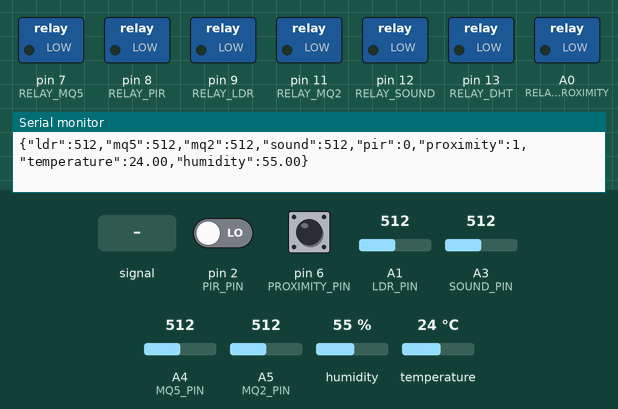
The sketch below on a simulated Arduino Uno, built with avr-gcc and run on an emulated ATmega328P. Shown: switched loads named in the sketch (green lamp = pin HIGH), the last lines printed to the serial monitor. The test bench sets the inputs (shaded band); at power-on: temperature 24 °C, A1 (LDR_PIN) = 512, A4 (MQ5_PIN) = 512, pin 2 (PIR_PIN) LOW, pin 6 (PROXIMITY_PIN) HIGH, A3 (SOUND_PIN) = 512, A5 (MQ2_PIN) = 512, humidity 55 %.

Above: at 2.8 s.
2.9 s: A3 (SOUND_PIN) fed a 200 Hz sine of ±255 counts around its level
At 6.8 s:
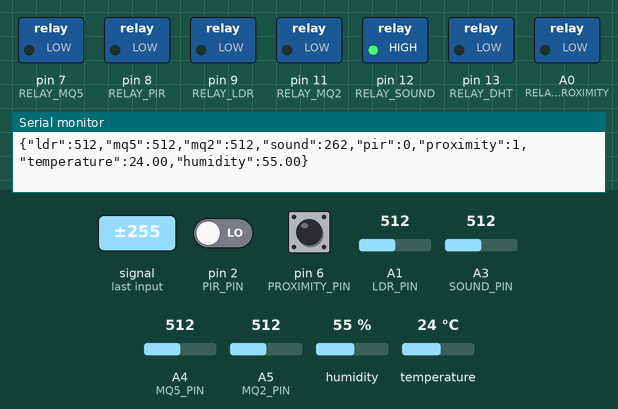
7.7 s: temperature set to 29 °C
11.8 s: temperature set to 32 °C
At 13.6 s:
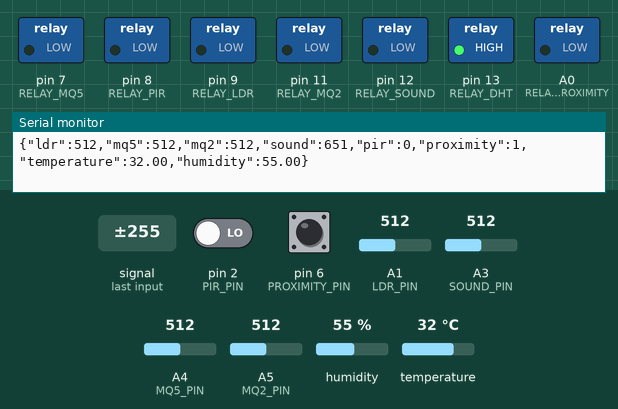
14.6 s: A1 (LDR_PIN) set to 214
20.7 s: A1 (LDR_PIN) set to 182
At 23.5 s:
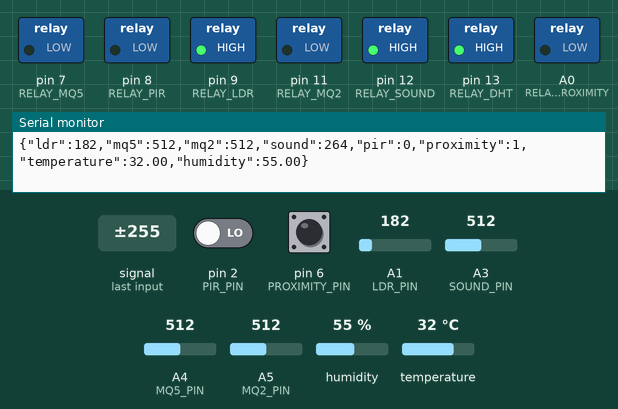
24.2 s: A4 (MQ5_PIN) set to 307
28.3 s: A4 (MQ5_PIN) set to 290
At 30.3 s:
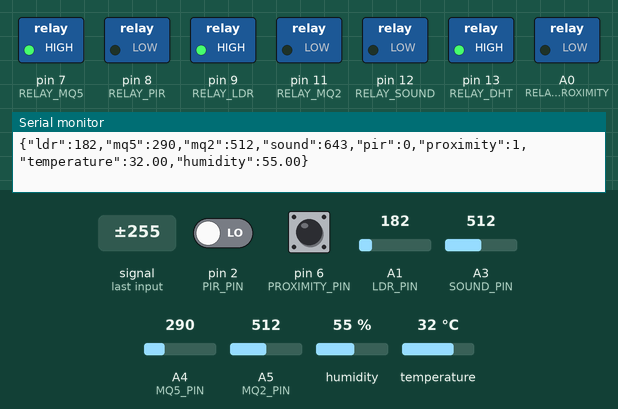
Timing chart, 0 to 57.2 s (numbered marks = the images above; inputs shaded):
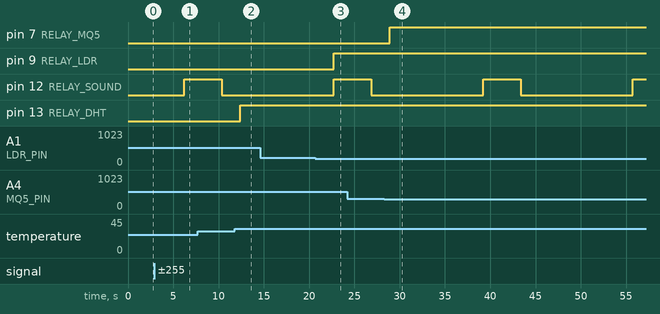

The sketch:

sketch_mar22b.ino.ino
```cpp
#include <DHT.h>

// Sensor Pins
#define DHTPIN 4
#define LDR_PIN A1
#define MQ5_PIN A4
#define MQ2_PIN A5
#define SOUND_PIN A3
#define PIR_PIN 2
#define PROXIMITY_PIN 6

// Relay Pins
#define RELAY_LDR 9
#define RELAY_MQ5 7
#define RELAY_MQ2 11
#define RELAY_DHT 13
#define RELAY_SOUND 12
#define RELAY_PIR 8
#define RELAY_PROXIMITY A0

// Sensor Thresholds
const int LDR_THRESHOLD = 200;
const int MQ5_THRESHOLD = 300;
const int MQ2_THRESHOLD = 300;
const int SOUND_THRESHOLD = 300;
const float TEMP_THRESHOLD = 30.0; // Temperature in Celsius

DHT dht(DHTPIN, DHT11); // Initialize DHT sensor for temperature and humidity

void setup() {
  Serial.begin(9600);
  dht.begin();

  // Initialize sensor pins
  pinMode(LDR_PIN, INPUT);
  pinMode(MQ5_PIN, INPUT);
  pinMode(MQ2_PIN, INPUT);
  pinMode(SOUND_PIN, INPUT);
  pinMode(PIR_PIN, INPUT);
  pinMode(PROXIMITY_PIN, INPUT);

  // Initialize relay pins
  pinMode(RELAY_LDR, OUTPUT);
  pinMode(RELAY_MQ5, OUTPUT);
  pinMode(RELAY_MQ2, OUTPUT);
  pinMode(RELAY_DHT, OUTPUT);
  pinMode(RELAY_SOUND, OUTPUT);
  pinMode(RELAY_PIR, OUTPUT);
  pinMode(RELAY_PROXIMITY, OUTPUT);
}

void loop() {
  // Read sensor values
  int ldrValue = analogRead(LDR_PIN);
  int mq5Value = analogRead(MQ5_PIN);
  int mq2Value = analogRead(MQ2_PIN);
  int soundValue = analogRead(SOUND_PIN);
  int pirValue = digitalRead(PIR_PIN);
  int proximityValue = digitalRead(PROXIMITY_PIN);
  float temperature = dht.readTemperature();
  float humidity = dht.readHumidity();

  // Control relays based on thresholds
  digitalWrite(RELAY_LDR, ldrValue < LDR_THRESHOLD ? HIGH : LOW);
  digitalWrite(RELAY_MQ5, mq5Value > MQ5_THRESHOLD ? LOW : HIGH);
  digitalWrite(RELAY_MQ2, mq2Value > MQ2_THRESHOLD ? LOW : HIGH);
  digitalWrite(RELAY_SOUND, soundValue > SOUND_THRESHOLD ? LOW : HIGH);
  digitalWrite(RELAY_DHT, temperature > TEMP_THRESHOLD ? HIGH : LOW);
  digitalWrite(RELAY_PIR, pirValue == HIGH ? HIGH : LOW); // Assuming HIGH means detected
  digitalWrite(RELAY_PROXIMITY, proximityValue == LOW ? HIGH : LOW);


  // Create and send JSON string
  Serial.print("{\"ldr\":");
  Serial.print(ldrValue);
  Serial.print(",\"mq5\":");
  Serial.print(mq5Value);
  Serial.print(",\"mq2\":");
  Serial.print(mq2Value);
  Serial.print(",\"sound\":");
  Serial.print(soundValue);
  Serial.print(",\"pir\":");
  Serial.print(pirValue);
  Serial.print(",\"proximity\":");
  Serial.print(proximityValue);
  Serial.print(",\"temperature\":");
  Serial.print(temperature);
  Serial.print(",\"humidity\":");
  Serial.print(humidity);
  Serial.println("}");

  delay(2000); // Delay before the next reading
}
```

Measured:
- the behaviour switches between 30 and 31 °C on temperature (found by bisection; images 1 and 2)
- the behaviour switches between 200 and 199 on A1 (LDR_PIN) (found by bisection; images 2 and 3)
- the behaviour switches between 301 and 300 on A4 (MQ5_PIN) (found by bisection; images 3 and 4)
- after the input at 2.9 s, pin 12 (RELAY_SOUND): LOW → HIGH after 3.3 s
- after the input at 11.8 s, pin 13 (RELAY_DHT): LOW → HIGH after 0.61 s
- after the input at 20.7 s, pin 9 (RELAY_LDR): LOW → HIGH after 2.0 s
- after the input at 28.3 s, pin 7 (RELAY_MQ5): LOW → HIGH after 0.63 s
